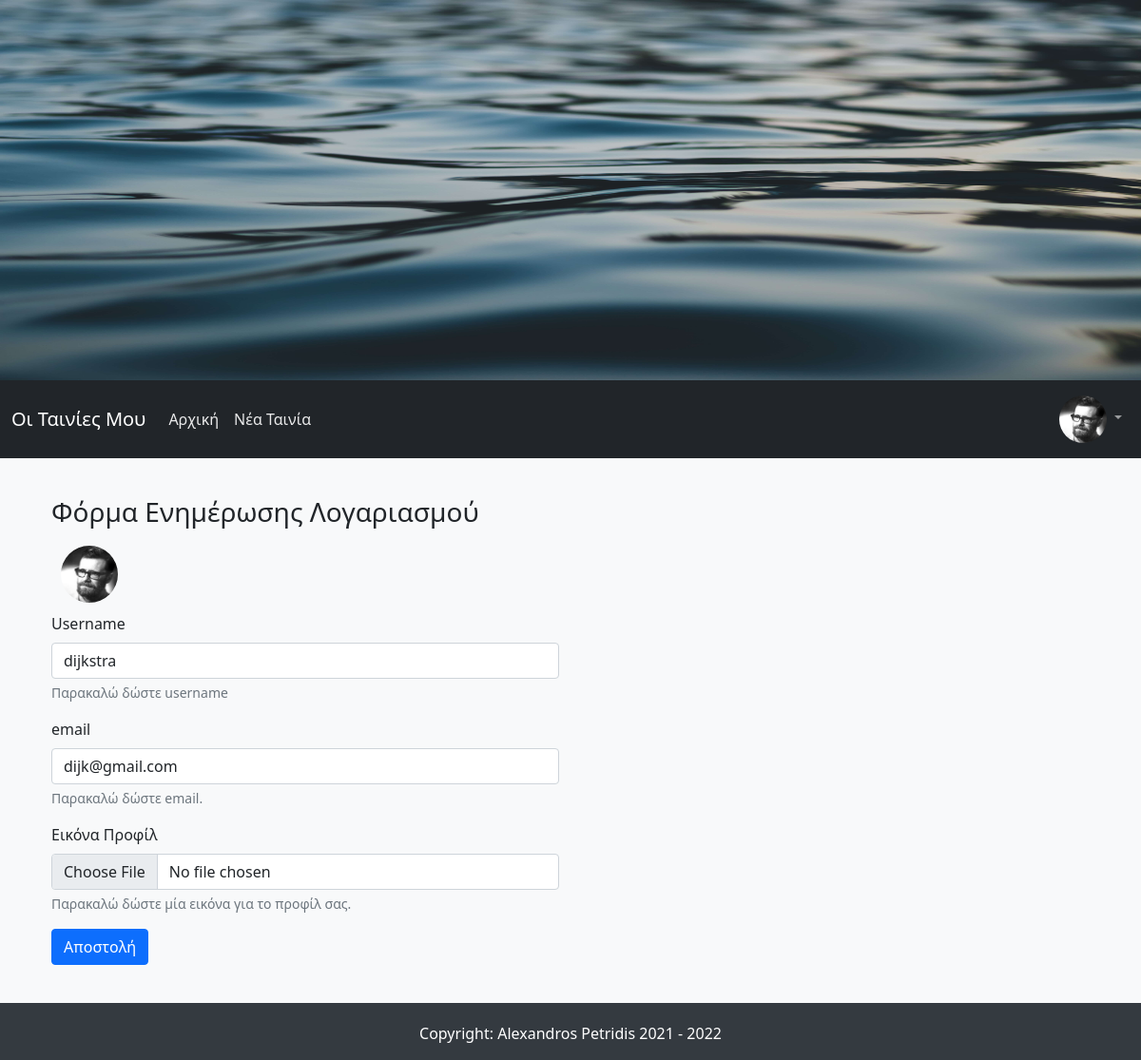
Page /account/ (signed in) on the committed database.
### flaskMoviesApp/models.py (models this page shows, shortened)
class User(db.Model, UserMixin):
    id = db.Column(db.Integer, primary_key=True)
    username = db.Column(db.String(15), unique=True, nullable=False)
    email = db.Column(db.String(150), unique=True, nullable=False)
    profile_image = db.Column(db.String(30), nullable=False, default='default_profile_image.png')
    password = db.Column(db.String(15), nullable=False)
    movies = db.relationship('Movie', backref='author', lazy=True)

### flaskMoviesApp/routes.py (the view)
@login_required
@app.route("/account/", methods=['GET','POST'])
def account():
    form = AccountUpdateForm(username=current_user.username, email=current_user.email)
    if request.method == 'POST' and form.validate_on_submit():
        if form.image.data:
            try:
                image_file = image_save(form.image.data, 'profiles_images', (150, 150))
            except:
                abort(415)
            current_user.profile_image = image_file
        current_user.username = form.username.data
        current_user.email = form.email.data
        db.session.commit()
        flash(f'Ο λογαριασμός του χρήστη: <b>{current_user.username}</b> ενημερώθηκε με επιτυχία', 'success')
        return redirect(url_for('root'))
    else:
        return render_template("account_update.html", form=form)

### flaskMoviesApp/forms.py (shortened to what this page needs)
class AccountUpdateForm(FlaskForm):
    username = StringField(label="Username",
                           validators=[DataRequired(message="Αυτό το πεδίο δε μπορεί να είναι κενό."),
                                       Length(min=3, max=15, message="Αυτό το πεδίο πρέπει να είναι από 3 έως 15 χαρακτήρες")])
    email = StringField(label="email",
                           validators=[DataRequired(message="Αυτό το πεδίο δε μπορεί να είναι κενό."),
                                       Email(message="Παρακαλώ εισάγετε ένα σωστό email")])
    image = FileField('Εικόνα Προφίλ', validators=[Optional(strip_whitespace=True),
                                                           FileAllowed([ 'jpg', 'jpeg', 'png' ],
                                                            'Επιτρέπονται μόνο αρχεία εικόνων τύπου jpg, jpeg και png!'),
                                                           maxImageSize(max_size=2)])
    submit = SubmitField('Αποστολή')

### flaskMoviesApp/models.py (called while the page is built)
@login_manager.user_loader
def load_user(user_id):
    return User.query.get(int(user_id))

### flaskMoviesApp/templates/account_update.html (shortened to what this page needs)
{% extends "base.html" %}
{% block content%}
<div class="container login-container">
  <div class="row">
      <div class="col-md-6 login-form-1">
          <h3>Φόρμα Ενημέρωσης Λογαριασμού</h3>
<img class="rounded-circle profile-image" alt="{{ current_user.username }}" src="{{ url_for('static', filename='images/profiles_images/'+current_user.profile_image) }}" data-holder-rendered="true" data-bs-toggle="tooltip" data-bs-placement="top" title="{{ current_user.username }}">
<form action="#" method="POST" enctype="multipart/form-data">
  <div class="mb-3">
      {{ form.username.label(class="form-label") }}
      {{ form.username(class="form-control", required=False) }}
      <div id="usernameHelp" class="form-text">Παρακαλώ δώστε username</div>
  </div>
  <div class="mb-3">
    {{ form.email.label(class="form-label") }}
    {{ form.email(class="form-control", required=False) }}
    <div id="emailHelp" class="form-text">Παρακαλώ δώστε email.</div>
  </div>
  <div class="mb-3">
    {{ form.image.label(class="form-label") }}
    {{ form.image(class="form-control") }}
    <div id="imageHelp" class="form-text">Παρακαλώ δώστε μία εικόνα για το προφίλ σας.</div>
  </div>
  <div class="mb-3">
      {{ form.submit(class="btn btn-primary") }}
  </div>
</form>
      </div>
  </div>
</div>
{% endblock %}

### flaskMoviesApp/templates/navbar.html (shortened to what this page needs)
<nav class="navbar navbar-expand-lg navbar-dark bg-dark">
    <div class="container-fluid">
      <a class="navbar-brand" href="/">Οι Ταινίες Μου</a>
      <div class="collapse navbar-collapse" id="navbarSupportedContent">
        <ul class="navbar-nav me-auto mb-2 mb-lg-0">
          <li class="nav-item">
            <a class="nav-link mlink" aria-current="page" href="/">Αρχική</a>
          </li>
          <li class="nav-item">
            <a class="nav-link mlink" href="{{ url_for('new_movie') }}">Νέα Ταινία</a>
          </li>
        </ul>
        <ul class="nav navbar-nav navbar-right">
          {% if current_user.is_authenticated %}
            <li class="nav-item dropdown">
              <a class="nav-link dropdown-toggle" href="#" id="navbarDropdown" role="button" data-bs-toggle="dropdown" aria-expanded="false">
                <img class="rounded-circle navbar-profile-image" alt="{{ current_user.username }}" src="{{ url_for('static', filename='images/profiles_images/'+current_user.profile_image) }}" data-holder-rendered="true" data-bs-toggle="tooltip" data-bs-placement="top" title="{{ current_user.username }}">
              </a>
            </li>
          {% else %}
            <li class="p-2 bd-highlight"><a class="litems" href="{{ url_for('signup') }}"><span class="glyphicon glyphicon-user"></span> Εγγραφή</a></li>
            <li class="p-2 bd-highlight"><a class="litems" href="/login"><span class="glyphicon glyphicon-log-in"></span> Είσοδος</a></li>
          {% endif %}
        </ul>
      </div>
    </div>
  </nav>

### flaskMoviesApp/static/css/styles.css (style rules this page uses)
body { background-color: #f8f9fa; }
.container { margin-top: 20px; }
.litems,.mlink { text-decoration: none; color: rgba(255,255,255,.90)!important; }
.row { margin-top: 20px; }
.navbar-profile-image { width: 50px; height: 50px; }
.profile-image { width: 60px; height: 60px; margin: 10px; }

### rows in the picture
User: profile_image (picture), username "dijkstra", email "dijk@gmail.com"
